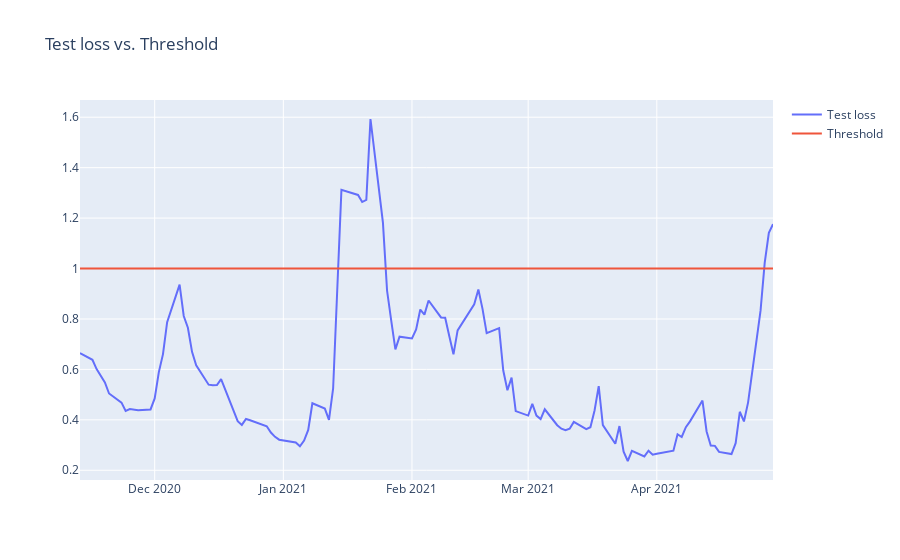

Notebook code for this chart:
### Code cell
test_score_df = pd.DataFrame(test[TIME_STEPS:])
test_score_df['loss'] = test_mae_loss
test_score_df['threshold'] = 1.0
test_score_df['anomaly'] = test_score_df['loss'] > test_score_df['threshold']
test_score_df['Adj Close'] = test[TIME_STEPS:]['Adj Close']

fig = go.Figure()
fig.add_trace(go.Scatter(x=test_score_df.index, y=test_score_df['loss'], name='Test loss'))
fig.add_trace(go.Scatter(x=test_score_df.index, y=test_score_df['threshold'], name='Threshold'))
fig.update_layout(showlegend=True, title='Test loss vs. Threshold')
fig.show()
